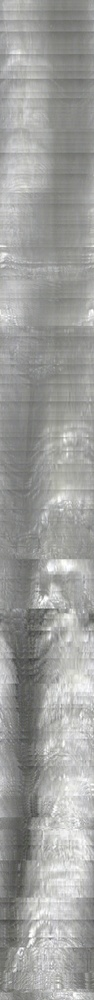
#> input picture 附件4/1#孔/0-1m.jpg, 94 x 1000 px, shrunk from 864 x 9167 before the run; its folder holds only this picture in this run
$ python fracture_analysis.py
#> lines starting #> are read from the running program, lines starting #| are printed output that depends on the picture
#> in analyze_single_image, image is the input picture: shape (1000, 94, 3); mean B, G, R 156.1, 158.3, 157.8
#!/usr/bin/env python3
# -*- coding: utf-8 -*-
"""
围岩裂隙精准识别与三维模型重构系统
Rock Fracture Precise Recognition and 3D Model Reconstruction System

作者: AI Assistant
日期: 2024
"""

import cv2
import numpy as np
import matplotlib.pyplot as plt
from sklearn.cluster import DBSCAN
from sklearn.preprocessing import StandardScaler
from scipy import ndimage
from scipy.spatial.distance import pdist, squareform
import open3d as o3d
import os
import glob
import pandas as pd
import seaborn as sns
from typing import List, Tuple, Dict, Optional
import json
import warnings
warnings.filterwarnings('ignore')

class FractureDetector:
    """围岩裂隙检测类"""

    def __init__(self, config: Dict = None):
        """
        初始化裂隙检测器

        Args:
            config: 配置参数字典
        """
        self.config = config or self._default_config()
        self.fracture_data = []

    def _default_config(self) -> Dict:
        """默认配置参数"""
        return {
            'canny_low': 50,
            'canny_high': 150,
            'min_line_length': 30,
            'max_line_gap': 10,
            'hough_threshold': 80,
            'dbscan_eps': 15,
            'dbscan_min_samples': 3,
            'fracture_min_length': 20,
            'edge_kernel_size': 3
        }

    def preprocess_image(self, image: np.ndarray) -> np.ndarray:
        """
        图像预处理

        Args:
            image: 输入图像

        Returns:
            处理后的图像
        """
        # 转换为灰度图
        if len(image.shape) == 3:
            gray = cv2.cvtColor(image, cv2.COLOR_BGR2GRAY)
        else:
            gray = image.copy()

        # 高斯滤波去噪
        blurred = cv2.GaussianBlur(gray, (5, 5), 0)

        # 直方图均衡化增强对比度
        enhanced = cv2.equalizeHist(blurred)
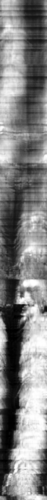
#> enhanced: shape (1000, 94) (shown at 1/2 size); min 0, max 255, mean 128.7

        # 形态学操作
        kernel = np.ones((3, 3), np.uint8)
        enhanced = cv2.morphologyEx(enhanced, cv2.MORPH_CLOSE, kernel)

        return enhanced

    def detect_edges(self, image: np.ndarray) -> np.ndarray:
        """
        边缘检测

        Args:
            image: 预处理后的图像

        Returns:
            边缘图像
        """
        # Canny边缘检测
        edges = cv2.Canny(image,
                         self.config['canny_low'],
                         self.config['canny_high'])
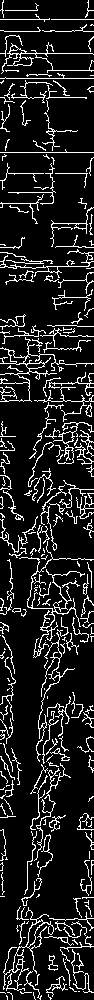
#> edges: shape (1000, 94); 12.5% white in thin lines or dots

        # 形态学操作连接断裂的边缘
        kernel = np.ones((self.config['edge_kernel_size'],
                         self.config['edge_kernel_size']), np.uint8)
        edges = cv2.morphologyEx(edges, cv2.MORPH_CLOSE, kernel)
#> edges: shape (1000, 94); 17.1% white in thin lines or dots

        return edges

    def detect_lines(self, edges: np.ndarray) -> List[Tuple]:
        """
        直线检测

        Args:
            edges: 边缘图像

        Returns:
            检测到的直线列表 [(x1, y1, x2, y2), ...]
        """
        # 霍夫直线变换
        lines = cv2.HoughLinesP(edges,
                               rho=1,
                               theta=np.pi/180,
                               threshold=self.config['hough_threshold'],
                               minLineLength=self.config['min_line_length'],
                               maxLineGap=self.config['max_line_gap'])
#> lines = 247 rows, first 6: [53, 202, 54, 130], [91, 476, 91, 363], [2, 538, 2, 421], [51, 786, 51, 739], [50, 686, 56, 625], [3, 492, 3, 427]
#> (the rest of the program and of its run is left out)
